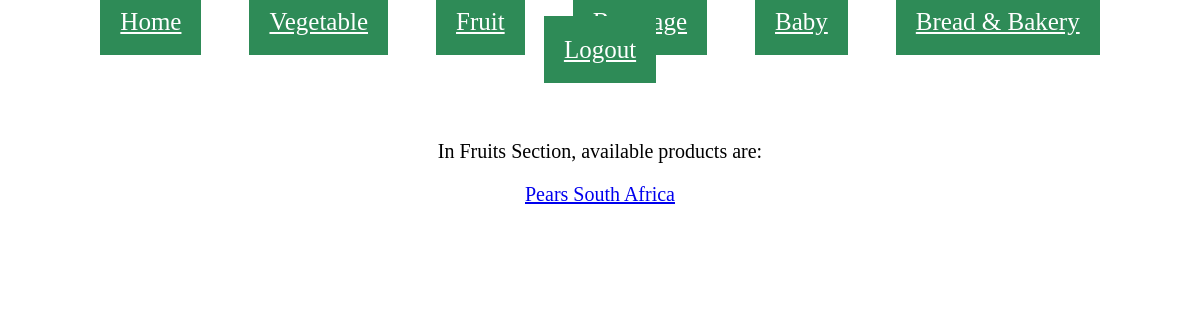
The app's page /fruit/, older data.
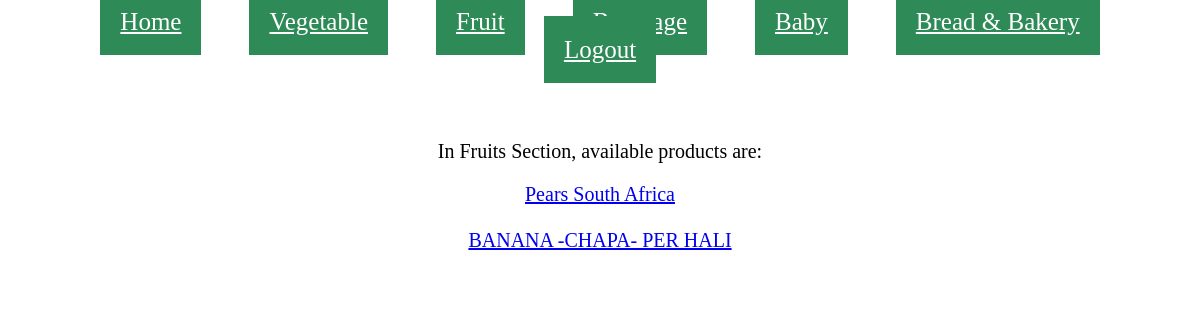
The same page, newer data.
### users/models.py (models this page shows, shortened)
class fruits(models.Model):
    id = models.CharField(max_length=20,primary_key = True)
    img = models.ImageField(null=True, blank=True)
    name = models.CharField(max_length=100)
    price = models.CharField(max_length=150)
    description = models.CharField(max_length=150)

### users/views.py (the view)
# urls.py: path('fruit/', user_views.fruit, name='fruit'),
def fruit(request):
    data = fruits.objects.all()
    return render(request, 'fruit.html', {'data': data})

### users/templates/fruit.html (shortened to what this page needs)
<!DOCTYPE html>
{% load static %}
<html lang="en">
<head>
    <link rel="stylesheet" href="/static/style.css" />
</head>
<body> <center>
    <div class="">
        <a href="/" class="position1">Home</a>
        <a href="{% url 'vegetables' %}" class="position1">Vegetable</a>
        <a href="{% url 'fruit' %}" class="position1">Fruit</a>
        <a href="{% url 'beverage' %}" class="position1">Beverage</a>
        <a href="{% url 'baby' %}" class="position1">Baby</a>
        <a href="{% url 'bread' %}" class="position1">Bread & Bakery</a>
        <a href="{% url 'logout' %}" class="position1" >Logout</a>
  </div>
<br><br>
    <div class="position6">
        <p>In Fruits Section, available products are:</p>
    {% for i in data %}
    <a href="{% url 'fruit_detail' i.pk %}" >{{ i.name }}</a>
    <br><br>
    {% endfor %}
</div>
</center>
</body>
</html>

### users/static/style.css (style rules this page uses)
body { background-image: url(https://i.pinimg.com/originals/ce/eb/3d/ceeb3d02ced53a1a052302e37784b8a1.jpg); background-attachment:fixed; background-repeat: no-repeat; }
.position1 { font-size: 25px; background-color: seagreen; padding: 20px; margin: 22px; text-align: center; color: white; }
.position6 { margin-Left:400px; margin-Right:400px; padding:20px; font-size: 20px; background-image: url(https://wallpaperaccess.com/full/1556608.jpg); text-align: center; color:black; }

Row changes from the older to the newer data that the page shows:
added fruits: name "BANANA -CHAPA- PER HALI"
